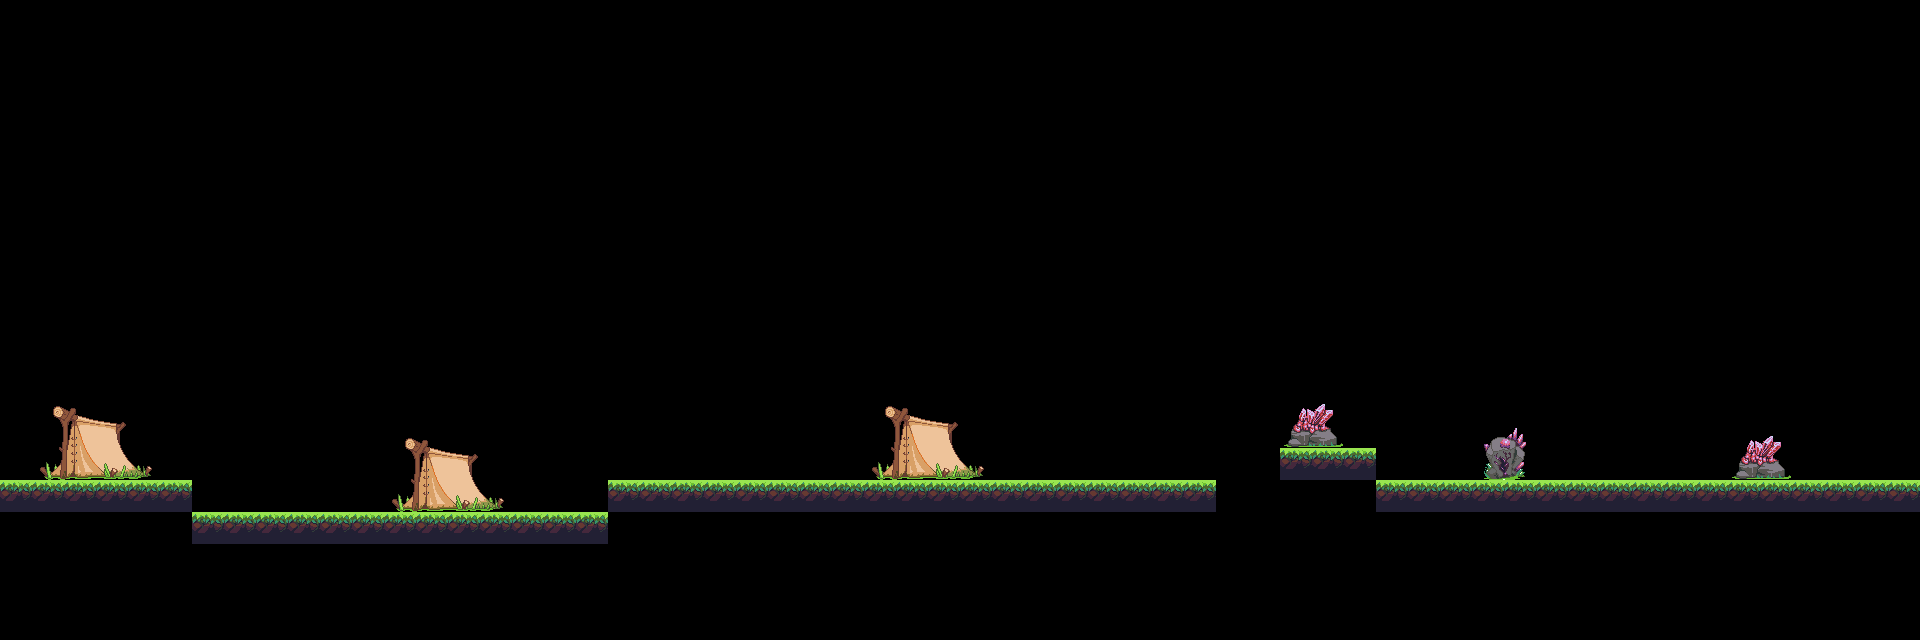

Tiled map render using the project's own tile images. Description and the whole map definition, tile-layer contents included, below:
An orthogonal 60x20 tile map with 32x32 px tiles, 2 tile layers (B2, T1), 2 tilesets.

<map version="1.5" tiledversion="1.7.0" orientation="orthogonal" renderorder="right-down" width="60" height="20" tilewidth="32" tileheight="32" infinite="0" nextlayerid="3" nextobjectid="1">
 <tileset firstgid="1" name="Jungle_terrain" tilewidth="32" tileheight="32" tilecount="420" columns="28">
  <image source="Jungle_terrain.png" width="896" height="480" />
 </tileset>
 <tileset firstgid="421" name="objects" tilewidth="32" tileheight="32" tilecount="91" columns="13">
  <image source="objects.PNG" width="416" height="224" />
 </tileset>
 <layer id="2" name="B2" width="60" height="20">
  <data encoding="csv">
0,0,0,0,0,0,0,0,0,0,0,0,0,0,0,0,0,0,0,0,0,0,0,0,0,0,0,0,0,0,0,0,0,0,0,0,0,0,0,0,0,0,0,0,0,0,0,0,0,0,0,0,0,0,0,0,0,0,0,0,
0,0,0,0,0,0,0,0,0,0,0,0,0,0,0,0,0,0,0,0,0,0,0,0,0,0,0,0,0,0,0,0,0,0,0,0,0,0,0,0,0,0,0,0,0,0,0,0,0,0,0,0,0,0,0,0,0,0,0,0,
0,0,0,0,0,0,0,0,0,0,0,0,0,0,0,0,0,0,0,0,0,0,0,0,0,0,0,0,0,0,0,0,0,0,0,0,0,0,0,0,0,0,0,0,0,0,0,0,0,0,0,0,0,0,0,0,0,0,0,0,
0,0,0,0,0,0,0,0,0,0,0,0,0,0,0,0,0,0,0,0,0,0,0,0,0,0,0,0,0,0,0,0,0,0,0,0,0,0,0,0,0,0,0,0,0,0,0,0,0,0,0,0,0,0,0,0,0,0,0,0,
0,0,0,0,0,0,0,0,0,0,0,0,0,0,0,0,0,0,0,0,0,0,0,0,0,0,0,0,0,0,0,0,0,0,0,0,0,0,0,0,0,0,0,0,0,0,0,0,0,0,0,0,0,0,0,0,0,0,0,0,
0,0,0,0,0,0,0,0,0,0,0,0,0,0,0,0,0,0,0,0,0,0,0,0,0,0,0,0,0,0,0,0,0,0,0,0,0,0,0,0,0,0,0,0,0,0,0,0,0,0,0,0,0,0,0,0,0,0,0,0,
0,0,0,0,0,0,0,0,0,0,0,0,0,0,0,0,0,0,0,0,0,0,0,0,0,0,0,0,0,0,0,0,0,0,0,0,0,0,0,0,0,0,0,0,0,0,0,0,0,0,0,0,0,0,0,0,0,0,0,0,
0,0,0,0,0,0,0,0,0,0,0,0,0,0,0,0,0,0,0,0,0,0,0,0,0,0,0,0,0,0,0,0,0,0,0,0,0,0,0,0,0,0,0,0,0,0,0,0,0,0,0,0,0,0,0,0,0,0,0,0,
0,0,0,0,0,0,0,0,0,0,0,0,0,0,0,0,0,0,0,0,0,0,0,0,0,0,0,0,0,0,0,0,0,0,0,0,0,0,0,0,0,0,0,0,0,0,0,0,0,0,0,0,0,0,0,0,0,0,0,0,
0,0,0,0,0,0,0,0,0,0,0,0,0,0,0,0,0,0,0,0,0,0,0,0,0,0,0,0,0,0,0,0,0,0,0,0,0,0,0,0,0,0,0,0,0,0,0,0,0,0,0,0,0,0,0,0,0,0,0,0,
0,0,0,0,0,0,0,0,0,0,0,0,0,0,0,0,0,0,0,0,0,0,0,0,0,0,0,0,0,0,0,0,0,0,0,0,0,0,0,0,0,0,0,0,0,0,0,0,0,0,0,0,0,0,0,0,0,0,0,0,
0,0,0,0,0,0,0,0,0,0,0,0,0,0,0,0,0,0,0,0,0,0,0,0,0,0,0,0,0,0,0,0,0,0,0,0,0,0,0,0,0,0,0,0,0,0,0,0,0,0,0,0,0,0,0,0,0,0,0,0,
0,421,422,423,424,0,0,0,0,0,0,0,0,0,0,0,0,0,0,0,0,0,0,0,0,0,0,0,0,0,0,0,0,0,0,0,0,0,0,0,464,465,0,0,0,0,0,0,0,0,0,0,0,0,0,0,0,0,0,0,
0,434,435,436,437,0,0,0,0,0,0,0,421,422,423,424,0,0,0,0,0,0,0,0,0,0,0,0,0,0,0,0,0,0,0,0,0,0,0,0,477,478,0,0,0,0,488,489,0,0,0,0,0,0,464,465,0,0,0,0,
0,447,448,449,450,0,0,0,0,0,0,0,434,435,436,437,0,0,0,0,0,0,0,0,0,0,0,0,0,0,0,0,0,0,0,0,0,0,0,0,0,0,0,0,0,0,501,502,0,0,0,0,0,0,477,478,0,0,0,0,
0,0,0,0,0,0,0,0,0,0,0,0,447,448,449,450,0,0,0,0,0,0,0,0,0,0,0,0,0,0,0,0,0,0,0,0,0,0,0,0,0,0,0,0,0,0,0,0,0,0,0,0,0,0,0,0,0,0,0,0,
0,0,0,0,0,0,0,0,0,0,0,0,0,0,0,0,0,0,0,0,0,0,0,0,0,0,0,0,0,0,0,0,0,0,0,0,0,0,0,0,0,0,0,0,0,0,0,0,0,0,0,0,0,0,0,0,0,0,0,0,
0,0,0,0,0,0,0,0,0,0,0,0,0,0,0,0,0,0,0,0,0,0,0,0,0,0,0,0,0,0,0,0,0,0,0,0,0,0,0,0,0,0,0,0,0,0,0,0,0,0,0,0,0,0,0,0,0,0,0,0,
0,0,0,0,0,0,0,0,0,0,0,0,0,0,0,0,0,0,0,0,0,0,0,0,0,0,0,0,0,0,0,0,0,0,0,0,0,0,0,0,0,0,0,0,0,0,0,0,0,0,0,0,0,0,0,0,0,0,0,0,
0,0,0,0,0,0,0,0,0,0,0,0,0,0,0,0,0,0,0,0,0,0,0,0,0,0,0,0,0,0,0,0,0,0,0,0,0,0,0,0,0,0,0,0,0,0,0,0,0,0,0,0,0,0,0,0,0,0,0,0
</data>
 </layer>
 <layer id="1" name="T1" width="60" height="20">
  <data encoding="csv">
0,0,0,0,0,0,0,0,0,0,0,0,0,0,0,0,0,0,0,0,0,0,0,0,0,0,0,0,0,0,0,0,0,0,0,0,0,0,0,0,0,0,0,0,0,0,0,0,0,0,0,0,0,0,0,0,0,0,0,0,
0,0,0,0,0,0,0,0,0,0,0,0,0,0,0,0,0,0,0,0,0,0,0,0,0,0,0,0,0,0,0,0,0,0,0,0,0,0,0,0,0,0,0,0,0,0,0,0,0,0,0,0,0,0,0,0,0,0,0,0,
0,0,0,0,0,0,0,0,0,0,0,0,0,0,0,0,0,0,0,0,0,0,0,0,0,0,0,0,0,0,0,0,0,0,0,0,0,0,0,0,0,0,0,0,0,0,0,0,0,0,0,0,0,0,0,0,0,0,0,0,
0,0,0,0,0,0,0,0,0,0,0,0,0,0,0,0,0,0,0,0,0,0,0,0,0,0,0,0,0,0,0,0,0,0,0,0,0,0,0,0,0,0,0,0,0,0,0,0,0,0,0,0,0,0,0,0,0,0,0,0,
0,0,0,0,0,0,0,0,0,0,0,0,0,0,0,0,0,0,0,0,0,0,0,0,0,0,0,0,0,0,0,0,0,0,0,0,0,0,0,0,0,0,0,0,0,0,0,0,0,0,0,0,0,0,0,0,0,0,0,0,
0,0,0,0,0,0,0,0,0,0,0,0,0,0,0,0,0,0,0,0,0,0,0,0,0,0,0,0,0,0,0,0,0,0,0,0,0,0,0,0,0,0,0,0,0,0,0,0,0,0,0,0,0,0,0,0,0,0,0,0,
0,0,0,0,0,0,0,0,0,0,0,0,0,0,0,0,0,0,0,0,0,0,0,0,0,0,0,0,0,0,0,0,0,0,0,0,0,0,0,0,0,0,0,0,0,0,0,0,0,0,0,0,0,0,0,0,0,0,0,0,
0,0,0,0,0,0,0,0,0,0,0,0,0,0,0,0,0,0,0,0,0,0,0,0,0,0,0,0,0,0,0,0,0,0,0,0,0,0,0,0,0,0,0,0,0,0,0,0,0,0,0,0,0,0,0,0,0,0,0,0,
0,0,0,0,0,0,0,0,0,0,0,0,0,0,0,0,0,0,0,0,0,0,0,0,0,0,0,0,0,0,0,0,0,0,0,0,0,0,0,0,0,0,0,0,0,0,0,0,0,0,0,0,0,0,0,0,0,0,0,0,
0,0,0,0,0,0,0,0,0,0,0,0,0,0,0,0,0,0,0,0,0,0,0,0,0,0,0,0,0,0,0,0,0,0,0,0,0,0,0,0,0,0,0,0,0,0,0,0,0,0,0,0,0,0,0,0,0,0,0,0,
0,0,0,0,0,0,0,0,0,0,0,0,0,0,0,0,0,0,0,0,0,0,0,0,0,0,0,0,0,0,0,0,0,0,0,0,0,0,0,0,0,0,0,0,0,0,0,0,0,0,0,0,0,0,0,0,0,0,0,0,
0,0,0,0,0,0,0,0,0,0,0,0,0,0,0,0,0,0,0,0,0,0,0,0,0,0,0,0,0,0,0,0,0,0,0,0,0,0,0,0,0,0,0,0,0,0,0,0,0,0,0,0,0,0,0,0,0,0,0,0,
0,0,0,0,0,0,0,0,0,0,0,0,0,0,0,0,0,0,0,0,0,0,0,0,0,0,0,421,422,423,424,0,0,0,0,0,0,0,0,0,0,0,0,0,0,0,0,0,0,0,0,0,0,0,0,0,0,0,0,0,
0,0,0,0,0,0,0,0,0,0,0,0,0,0,0,0,0,0,0,0,0,0,0,0,0,0,0,434,435,436,437,0,0,0,0,0,0,0,0,0,0,0,0,0,0,0,0,0,0,0,0,0,0,0,0,0,0,0,0,0,
0,0,0,0,0,0,0,0,0,0,0,0,0,0,0,0,0,0,0,0,0,0,0,0,0,0,0,447,448,449,450,0,0,0,0,0,0,0,0,0,30,30,30,0,0,0,0,0,0,0,0,0,0,0,0,0,0,0,0,0,
30,30,30,30,30,30,0,0,0,0,0,0,0,0,0,0,0,0,0,30,30,30,30,30,30,30,30,30,30,30,30,30,30,30,30,30,30,30,0,0,0,0,0,30,30,30,30,30,30,30,30,30,30,30,30,30,30,30,30,30,
0,0,0,0,0,0,30,30,30,30,30,30,30,30,30,30,30,30,30,0,0,0,0,0,0,0,0,0,0,0,0,0,0,0,0,0,0,0,0,0,0,0,0,0,0,0,0,0,0,0,0,0,0,0,0,0,0,0,0,0,
0,0,0,0,0,0,0,0,0,0,0,0,0,0,0,0,0,0,0,0,0,0,0,0,0,0,0,0,0,0,0,0,0,0,0,0,0,0,0,0,0,0,0,0,0,0,0,0,0,0,0,0,0,0,0,0,0,0,0,0,
0,0,0,0,0,0,0,0,0,0,0,0,0,0,0,0,0,0,0,0,0,0,0,0,0,0,0,0,0,0,0,0,0,0,0,0,0,0,0,0,0,0,0,0,0,0,0,0,0,0,0,0,0,0,0,0,0,0,0,0,
0,0,0,0,0,0,0,0,0,0,0,0,0,0,0,0,0,0,0,0,0,0,0,0,0,0,0,0,0,0,0,0,0,0,0,0,0,0,0,0,0,0,0,0,0,0,0,0,0,0,0,0,0,0,0,0,0,0,0,0
</data>
 </layer>
</map>
